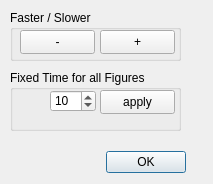
<?xml version="1.0" encoding="UTF-8"?>
<ui version="4.0">
 <class>TimesDialog</class>
 <widget class="QDialog" name="TimesDialog">
  <property name="geometry">
   <rect>
    <x>0</x>
    <y>0</y>
    <width>213</width>
    <height>184</height>
   </rect>
  </property>
  <property name="windowTitle">
   <string>Change Times</string>
  </property>
  <property name="whatsThis">
   <string/>
  </property>
  <widget class="QDialogButtonBox" name="buttonBox">
   <property name="geometry">
    <rect>
     <x>30</x>
     <y>150</y>
     <width>156</width>
     <height>24</height>
    </rect>
   </property>
   <property name="standardButtons">
    <set>QDialogButtonBox::Ok</set>
   </property>
  </widget>
  <widget class="QGroupBox" name="groupBox">
   <property name="geometry">
    <rect>
     <x>10</x>
     <y>70</y>
     <width>171</width>
     <height>61</height>
    </rect>
   </property>
   <property name="title">
    <string>Fixed Time for all Figures</string>
   </property>
   <widget class="QPushButton" name="pushButton_apply">
    <property name="geometry">
     <rect>
      <x>90</x>
      <y>20</y>
      <width>75</width>
      <height>24</height>
     </rect>
    </property>
    <property name="text">
     <string>apply</string>
    </property>
   </widget>
   <widget class="QSpinBox" name="spinBox">
    <property name="geometry">
     <rect>
      <x>40</x>
      <y>20</y>
      <width>46</width>
      <height>22</height>
     </rect>
    </property>
    <property name="minimum">
     <number>1</number>
    </property>
    <property name="maximum">
     <number>20</number>
    </property>
    <property name="value">
     <number>10</number>
    </property>
   </widget>
  </widget>
  <widget class="QGroupBox" name="groupBox_2">
   <property name="geometry">
    <rect>
     <x>10</x>
     <y>10</y>
     <width>171</width>
     <height>51</height>
    </rect>
   </property>
   <property name="title">
    <string>Faster / Slower</string>
   </property>
   <widget class="QPushButton" name="pushButton_minus">
    <property name="geometry">
     <rect>
      <x>10</x>
      <y>20</y>
      <width>75</width>
      <height>24</height>
     </rect>
    </property>
    <property name="text">
     <string>-</string>
    </property>
   </widget>
   <widget class="QPushButton" name="pushButton_plus">
    <property name="geometry">
     <rect>
      <x>90</x>
      <y>20</y>
      <width>75</width>
      <height>24</height>
     </rect>
    </property>
    <property name="text">
     <string>+</string>
    </property>
   </widget>
  </widget>
 </widget>
 <resources/>
 <connections>
  <connection>
   <sender>buttonBox</sender>
   <signal>accepted()</signal>
   <receiver>TimesDialog</receiver>
   <slot>close()</slot>
   <hints>
    <hint type="sourcelabel">
     <x>143</x>
     <y>161</y>
    </hint>
    <hint type="destinationlabel">
     <x>203</x>
     <y>136</y>
    </hint>
   </hints>
  </connection>
 </connections>
</ui>
